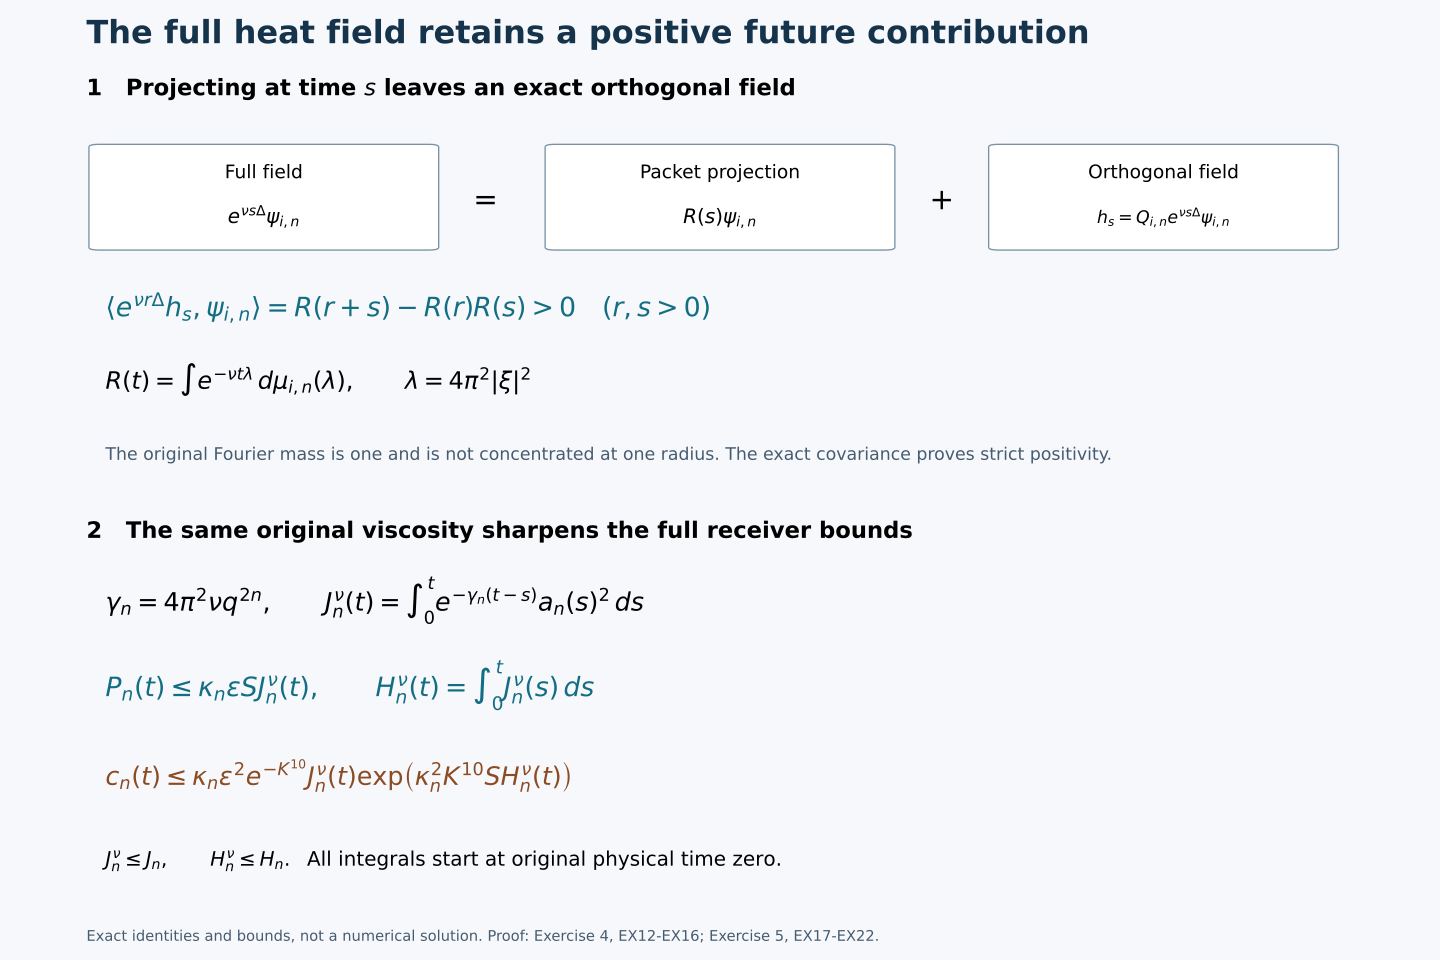

This figure's Python source:
"""Draw the exact orthogonal heat remainder and retained viscous receiver bounds."""
from pathlib import Path
import matplotlib
matplotlib.use('Agg')
import matplotlib.pyplot as plt
from matplotlib.patches import FancyBboxPatch
R=Path(__file__).resolve().parent
plt.rcParams.update({'font.family':'DejaVu Sans','font.size':13,'mathtext.fontset':'dejavusans'})
fig=plt.figure(figsize=(15,10),facecolor='#f6f8fb')
ax=fig.add_axes([.06,.53,.88,.36]);ax.set(xlim=(0,1),ylim=(0,1));ax.axis('off')
fig.text(.06,.955,'The full heat field retains a positive future contribution',fontsize=24,weight='bold',color='#16334c')
ax.text(0,1.03,r'1   Projecting at time $s$ leaves an exact orthogonal field',fontsize=17,weight='bold')
for xx,title,formula in [
 (.01,'Full field',r'$e^{\nu s\Delta}\psi_{i,n}$'),
 (.37,'Packet projection',r'$R(s)\psi_{i,n}$'),
 (.72,'Orthogonal field',r'$h_s=Q_{i,n}e^{\nu s\Delta}\psi_{i,n}$')]:
 ax.add_patch(FancyBboxPatch((xx,.59),.26,.29,boxstyle='round,pad=.008',facecolor='white',edgecolor='#7892a5'))
 ax.text(xx+.13,.79,title,ha='center',fontsize=14)
 ax.text(xx+.13,.66,formula,ha='center',fontsize=15 if xx<.7 else 13)
ax.text(.315,.7,'=',ha='center',fontsize=22);ax.text(.675,.7,'+',ha='center',fontsize=22)
ax.text(.015,.39,r'$\langle e^{\nu r\Delta}h_s,\psi_{i,n}\rangle=R(r+s)-R(r)R(s)>0\quad(r,s>0)$',fontsize=20,color='#136e83')
ax.text(.015,.18,r'$R(t)=\int e^{-\nu t\lambda}\,d\mu_{i,n}(\lambda),\qquad \lambda=4\pi^2|\xi|^2$',fontsize=18)
ax.text(.015,-.025,'The original Fourier mass is one and is not concentrated at one radius. The exact covariance proves strict positivity.',fontsize=13,color='#465b70')
ax=fig.add_axes([.06,.08,.88,.33]);ax.set(xlim=(0,1),ylim=(0,1));ax.axis('off')
ax.text(0,1.09,'2   The same original viscosity sharpens the full receiver bounds',fontsize=17,weight='bold')
ax.text(.015,.86,r'$\gamma_n=4\pi^2\nu q^{2n},\qquad J_n^\nu(t)=\int_0^t e^{-\gamma_n(t-s)}a_n(s)^2\,ds$',fontsize=19)
ax.text(.015,.59,r'$P_n(t)\leq\kappa_n\epsilon S J_n^\nu(t),\qquad H_n^\nu(t)=\int_0^tJ_n^\nu(s)\,ds$',fontsize=20,color='#136e83')
ax.text(.015,.31,r'$c_n(t)\leq\kappa_n\epsilon^2e^{-K^{10}}J_n^\nu(t)\exp\!\left(\kappa_n^2K^{10}S H_n^\nu(t)\right)$',fontsize=19,color='#8b4b23')
ax.text(.015,.055,r'$J_n^\nu\leq J_n,\qquad H_n^\nu\leq H_n.$  All integrals start at original physical time zero.',fontsize=15)
fig.text(.06,.02,'Exact identities and bounds, not a numerical solution. Proof: Exercise 4, EX12-EX16; Exercise 5, EX17-EX22.',fontsize=11,color='#465b70')
fig.savefig(R/'positive-heat-remainder-and-viscous-receiver.png',dpi=150,facecolor=fig.get_facecolor())
fig.savefig(R/'positive-heat-remainder-and-viscous-receiver.svg',facecolor=fig.get_facecolor());plt.close(fig)
